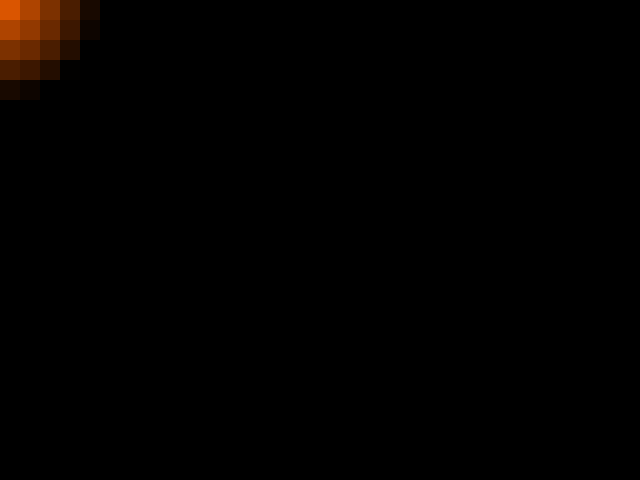
Frame 1 (no input)
Frame 60 (the mouse pressed at the canvas centre just before this capture): identical to frame 1, image omitted
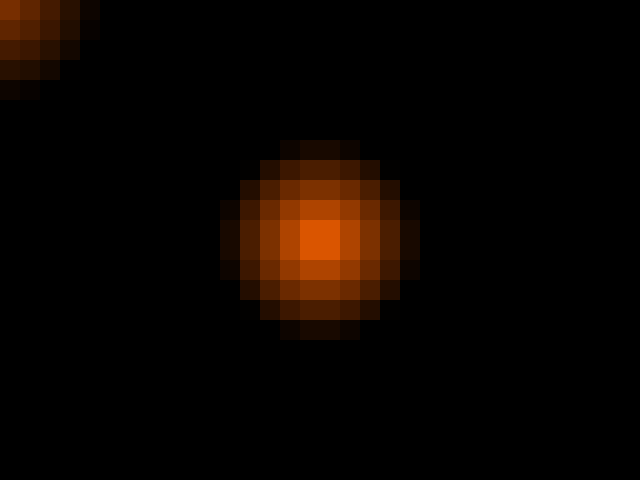
Frame 120 (the mouse held since frame 60 and released just before this capture)

The Processing sketch that drew these frames (run headless with seeded random() and noise(); from frame 60 on, the mouse is pressed at the canvas centre):

// Processing sketch: Pixelizer
// ── Pixelizer.pde
Pixel[][] mosaic;
int DIMENSION = 20;
int RADIATION = 100;
int SHADE = 40;
int WIDTH = 0;
int HEIGHT = 0;
float RED = 255;
float GREEN = 100;
float BLUE = 0;
float BLURRING = 20;
float PERMANENCE = 0.99;

void setup()
{
  size(640,480);
  background(255);
  WIDTH = floor(width/DIMENSION);
  HEIGHT = floor(height/DIMENSION);  
  mosaic = new Pixel[WIDTH][HEIGHT];
  for (int i=0; i<WIDTH; i++)
    for (int j=0; j<HEIGHT; j++)
    {
      mosaic[i][j] = new Pixel(i,j);
    }
}

void draw()
{
  background(255);
  for (int i=0; i<WIDTH; i++)
    for (int j=0; j<HEIGHT; j++)
    {
      mosaic[i][j].show();
    }
}
// ── Pixel.pde
class Pixel
{
  float x;
  float y;
  float R;
  float G;
  float B;
  
  Pixel(int xx, int yy)
  {
    x = xx * DIMENSION + DIMENSION / 2;
    y = yy * DIMENSION + DIMENSION / 2;
  }
  
  void show()
  {
    update();
    noStroke();
    fill(color(R,G,B));
    rect(x-DIMENSION/2, y-DIMENSION/2, DIMENSION, DIMENSION);
  }
  
  void update()
  {
    float dist = distance();
    
    if (dist > RADIATION)
    {
      R = R * PERMANENCE;
      G = G * PERMANENCE;
      B = B * PERMANENCE;
    }
    //else if (dist < RADIATION)
    //{
    //  R = R * 1/PERMANENCE;
    //  G = G * (1/PERMANENCE);
    //  B = B * (1/PERMANENCE);
    //}
    else
    {
      R = RED * (1-dist/RADIATION);
      G = GREEN * (1-dist/RADIATION);
      B = BLUE * (1-dist/RADIATION);
    }
  }
    
  float distance()
  {
    return sqrt((x - mouseX)*(x - mouseX)+(y - mouseY)*(y - mouseY));
  }
}
